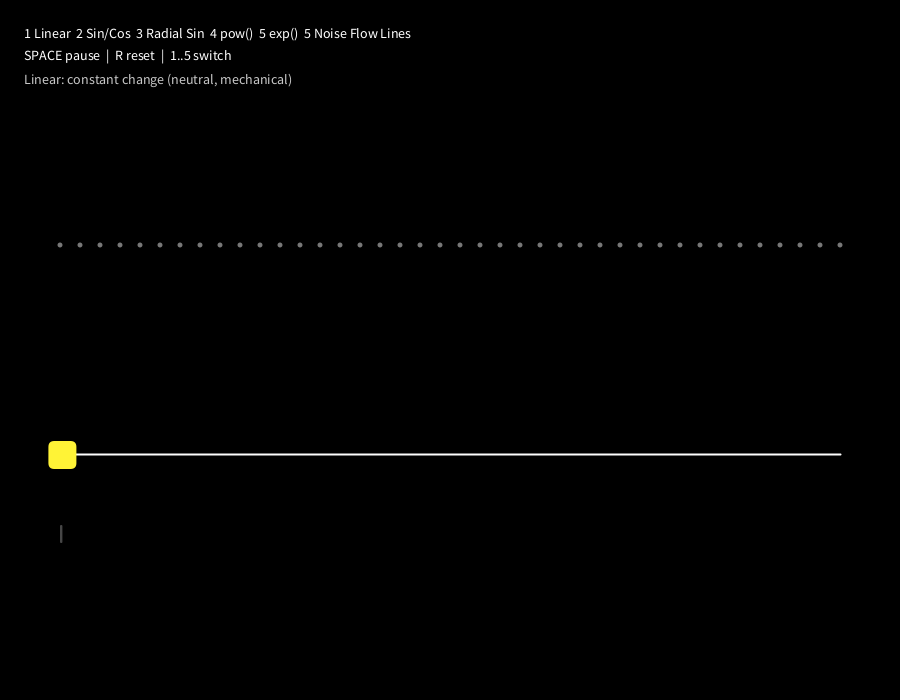
Frame 1 (no input)
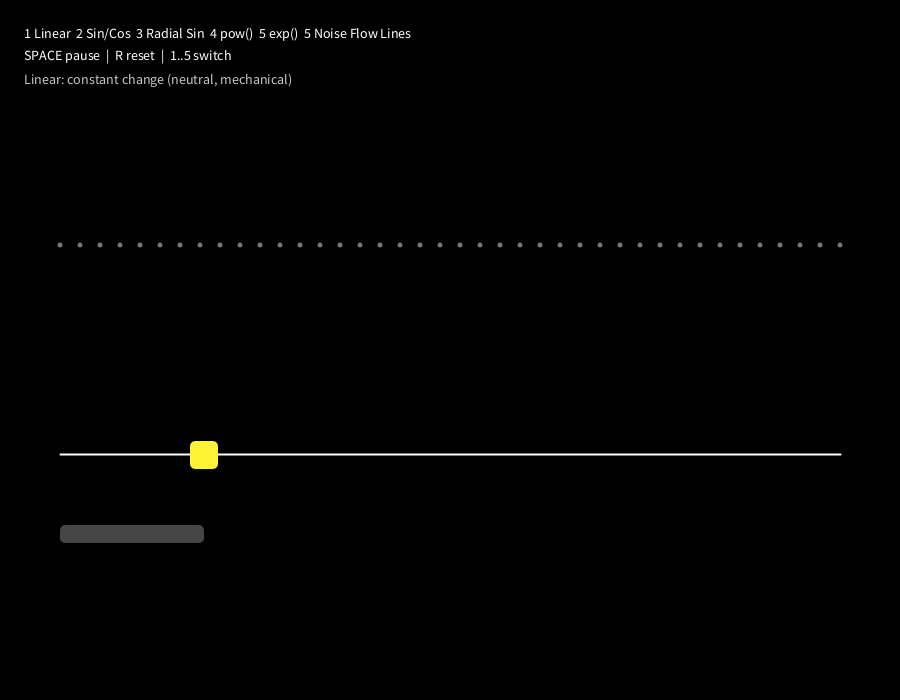
Frame 60 (the mouse pressed at the canvas centre just before this capture)
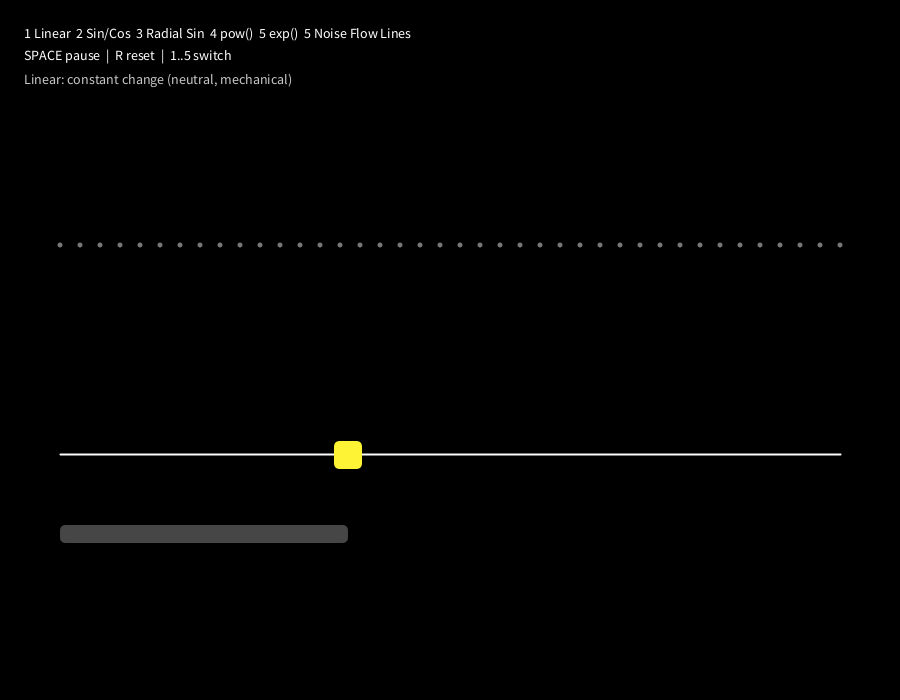
Frame 120 (the mouse held since frame 60 and released just before this capture)

The Processing sketch that drew these frames (run headless with seeded random() and noise(); from frame 60 on, the mouse is pressed at the canvas centre):

// Processing sketch: functions
// ── functions.pde
// Function Playground — Generative Design Basics (Processing 4)
// Keys 1..5 switch demos. Space = pause. R = reset.
// Focus: linear -> sin/cos -> pow -> exp -> noise -> flow lines -> phyllotaxis

int mode = 1;
boolean paused = false;
int baseFrame = 0;

// helpers for demo state
float t = 0;
int n = 0;

void settings() {
  size(900, 700);
}

void setup() {
  surface.setTitle("Function Playground — 1..5");
  colorMode(HSB, 255);
  resetDemo();
}

void draw() {
  if (!paused) {
    t = (frameCount - baseFrame) * 0.02;  // shared time
  }

  background(0);

  switch(mode) {
  case 1: demoLinear(); break;
  case 2: demoSinCos(); break;
  case 3: demoRadialSin(); break;
  case 4: demoPow(); break;
  case 5: demoExp(); break;
  }

  drawHUD();
}

void drawHUD() {
  fill(0, 0, 0, 170);
  noStroke();
  rect(12, 12, 420, 92, 12);

  fill(0, 0, 255);
  textSize(14);
  text("1 Linear  2 Sin/Cos  3 Radial Sin  4 pow()  5 exp()  5 Noise Flow Lines", 24, 38);
  text("SPACE pause  |  R reset  |  1..5 switch", 24, 60);

  String title = "";
  if (mode == 1) title = "Linear: constant change (neutral, mechanical)";
  if (mode == 2) title = "Sin/Cos: smooth oscillation (rhythm, breathing)";
  if (mode == 3) title = "Radial Sin: waves & interference (field-like motion)";
  if (mode == 4) title = "pow(x,k): personality mapping (soft vs dramatic)";
  if (mode == 5) title = "exp(x): acceleration (intensity, explosion)";

  fill(0, 0, 200);
  text(title, 24, 84);
}

void resetDemo() {
  background(0);
  n = 0;
  baseFrame = frameCount;
}

void keyPressed() {
  if (key >= '1' && key <= '5') {
    mode = key - '0';
    resetDemo();
  }
  if (key == ' ') paused = !paused;
  if (key == 'r' || key == 'R') resetDemo();
}

/* -------------------------
   1) LINEAR
   ------------------------- */
void demoLinear() {
  // A linear ramp across time: x increases at constant rate.
  // Visual: a square that moves + a bar that fills.
  float x = (t * 120) % (width - 120) + 60;

  // linear progress 0..1 looping
  float p = (x - 60) / (width - 120);

  noFill();
  stroke(0, 0, 255);
  strokeWeight(2);
  line(60, height*0.65, width-60, height*0.65);

  // moving square
  noStroke();
  fill(40, 200, 255);
  rectMode(CENTER);
  rect(x, height*0.65, 28, 28, 6);

  // a very "neutral" linear bar
  fill(0, 0, 255, 70);
  rectMode(CORNER);
  rect(60, height*0.75, (width-120)*p, 18, 6);

  // dots that are evenly spaced: linear sampling
  for (int i = 0; i < 40; i++) {
    float xi = map(i, 0, 39, 60, width-60);
    float yi = height*0.35 + sin(t*0.0) * 0; // intentionally no motion
    fill(0, 0, 255, 120);
    ellipse(xi, yi, 5, 5);
  }
}

/* -------------------------
   2) SIN / COS
   ------------------------- */
void demoSinCos() {
  // Sinus is an oscillator: same input t gives smooth periodic output.
  // Visual: breathing circle + phase-shifted twin.

  float a = 90;                 // amplitude
  float r1 = 120 + sin(t) * a;  // breathing
  float r2 = 120 + sin(t + PI/2) * a; // phase shift

  noStroke();
  fill(170, 200, 255, 200);
  ellipse(width*0.35, height*0.52, r1, r1);

  fill(20, 200, 255, 200);
  ellipse(width*0.65, height*0.52, r2, r2);

  // small waveform strip (so they "see" the function)
  stroke(0, 0, 255, 200);
  noFill();
  beginShape();
  for (int x = 0; x < width; x += 6) {
    float tt = t + x * 0.02;
    float y = height*0.22 + sin(tt) * 28;
    vertex(x, y);
  }
  endShape();
}

/* -------------------------
   3) RADIAL SIN FIELD
   ------------------------- */
void demoRadialSin() {
  // Radial waves: sin(distance + time) → interference feeling.
  // Visual: deformed grid of circles + subtle radial rings.

  float cx = width/2;
  float cy = height/2;

  int cols = 32;
  int rows = 22;
  float sx = (width - 120) / float(cols-1);
  float sy = (height - 160) / float(rows-1);

  noStroke();
  for (int iy = 0; iy < rows; iy++) {
    for (int ix = 0; ix < cols; ix++) {
      float x = 60 + ix * sx;
      float y = 80 + iy * sy;
      float d = dist(x, y, cx, cy);

      float wave = sin(d*0.02 - t*2.0); // key idea
      float s = 6 + (wave * 0.5 + 0.5) * 14;

      float hue = map(wave, -1, 1, 140, 200);
      fill(hue, 200, 255, 220);
      ellipse(x, y, s, s);
    }
  }

  // radial rings (just to emphasize "distance -> sin")
  stroke(0, 0, 255, 70);
  noFill();
  for (int i = 0; i < 8; i++) {
    float rr = 60 + i * 45 + sin(t + i) * 10;
    ellipse(cx, cy, rr*2, rr*2);
  }
}

/* -------------------------
   4) POW MAPPING
   ------------------------- */
void demoPow() {
  // pow(x,k): same input ramp, different output character.
  // Visual: three columns of quads whose height is mapped by k.
  // k < 1 = soft early response, k > 1 = delayed then dramatic.

  float xNorm = (sin(t*0.7) * 0.5 + 0.5); // 0..1 input (oscillating for demo)
  float k1 = 0.5;  // soft
  float k2 = 1.0;  // linear
  float k3 = 2.5;  // dramatic

  float y1 = pow(xNorm, k1);
  float y2 = pow(xNorm, k2);
  float y3 = pow(xNorm, k3);

  float baseY = height*0.82;
  float maxH = height*0.55;

  drawPowColumn(width*0.25, baseY, maxH, y1, "k=0.5 (soft)");
  drawPowColumn(width*0.50, baseY, maxH, y2, "k=1.0 (linear)");
  drawPowColumn(width*0.75, baseY, maxH, y3, "k=2.5 (dramatic)");

  // input indicator
  fill(0, 0, 255);
  textSize(14);
  text("Input x (0..1) = " + nf(xNorm, 1, 2), 60, 140);
}

void drawPowColumn(float cx, float baseY, float maxH, float v, String label) {
  float h = v * maxH;

  // frame
  stroke(0, 0, 255, 90);
  noFill();
  rectMode(CENTER);
  rect(cx, baseY - maxH/2, 170, maxH, 14);

  // filled quad
  noStroke();
  float hue = map(v, 0, 1, 180, 20);
  fill(hue, 200, 255, 220);
  rect(cx, baseY - h/2, 170, h, 14);

  fill(0, 0, 255);
  textAlign(CENTER, CENTER);
  text(label, cx, baseY + 28);
  textAlign(LEFT, BASELINE);
}

/* -------------------------
   5) EXP
   ------------------------- */
void demoExp() {
  // exp-like acceleration: small changes early, fast changes later.
  // Visual: particles shooting outward with accelerating radius.

  float cx = width/2;
  float cy = height/2;

  int dots = 180;
  noStroke();

  for (int i = 0; i < dots; i++) {
    float a = map(i, 0, dots, 0, TWO_PI);

    // time phase per dot
    float tt = (t*0.35 + i*0.004) % 1.0; // 0..1
    // exponential easing (normalize-ish)
    float e = (exp(tt*3.0) - 1.0) / (exp(3.0) - 1.0); // 0..1, accelerates
    float r = e * (min(width, height)*0.46);

    float x = cx + cos(a) * r;
    float y = cy + sin(a) * r;

    float s = 2 + e * 7;
    float hue = map(e, 0, 1, 150, 10);
    fill(hue, 220, 255, 210);
    ellipse(x, y, s, s);
  }

  // center glow
  fill(0, 0, 255, 120);
  ellipse(cx, cy, 24, 24);
}
